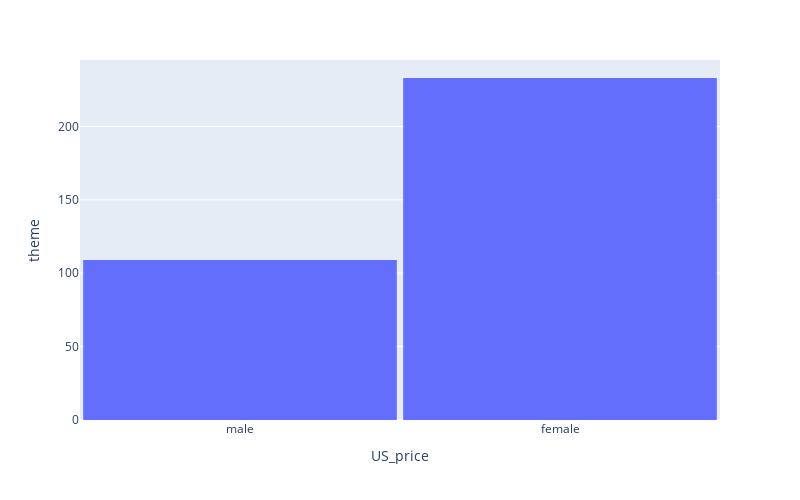

Notebook code cell kept with this figure:
### Code cell
fig = px.histogram(df,
                 x='Sex',
                 y= 'Survived',
                 nbins=18,
                  )

fig.update_layout(bargap=0.02,
                  yaxis_title="theme",
                  xaxis_title="US_price",
                  autosize=False,
                  width=800,
                  height=500)

fig.show()

### Figure 1 — Plotly figure (JSON) as saved in the notebook; plotly's stock layout.template omitted (floating-point values rounded to 4 significant figures; data arrays with more than 128 entries replaced by an {"elided": "..."} marker saying what was removed)
{"data": [{"bingroup": "x", "histfunc": "sum", "hovertemplate": "Sex=%{x}<br>sum of Survived=%{y}<extra></extra>", "legendgroup": "", "marker": {"color": "#636efa", "pattern": {"shape": ""}}, "name": "", "nbinsx": 18, "orientation": "v", "showlegend": false, "type": "histogram", "x": {"elided": "891 str values"}, "xaxis": "x", "y": {"elided": "891 int values"}, "yaxis": "y"}], "layout": {"autosize": false, "bargap": 0.02, "barmode": "relative", "height": 500, "legend": {"tracegroupgap": 0}, "margin": {"t": 60}, "width": 800, "xaxis": {"anchor": "y", "autorange": true, "domain": [0, 1], "range": [-0.5, 1.5], "title": {"text": "US_price"}, "type": "category"}, "yaxis": {"anchor": "x", "autorange": true, "domain": [0, 1], "range": [0, 245.3], "title": {"text": "theme"}, "type": "linear"}}}
